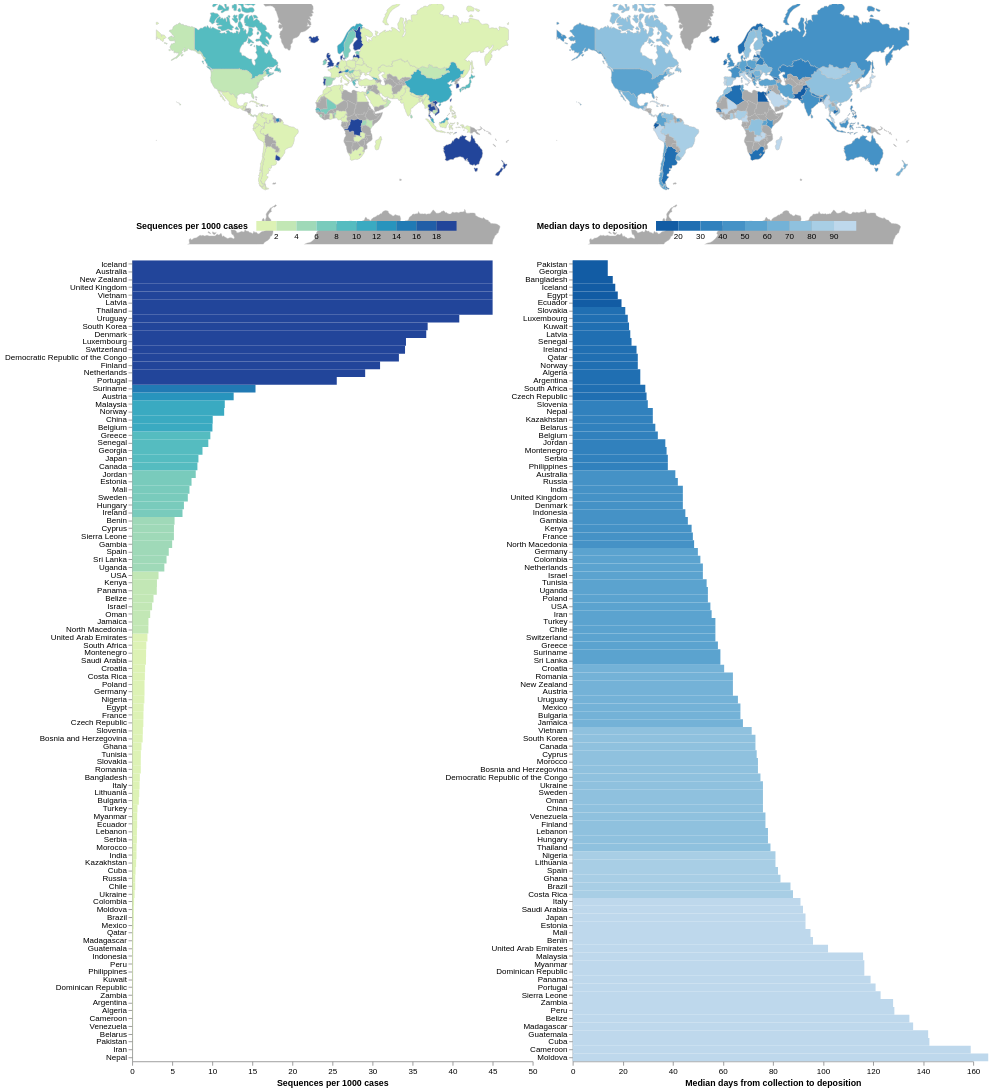

Source (Vega-Lite JSON):
### Vega specification from a JSON file in a GitHub repository (floating-point values rounded to 4 significant figures; data arrays with more than 128 entries replaced by an {"elided": "..."} marker saying what was removed)
{"$schema": "https://vega.github.io/schema/vega/v5.json", "description": "An interactive world map supporting pan and zoom.", "width": 1000, "height": 1300, "padding": 5, "signals": [{"name": "mapWidth", "update": "width / 2"}, {"name": "mapHeight", "update": "height - 1000"}, {"name": "chartXRange", "update": "[0, (width / 2) - 50]"}, {"name": "chartWidth", "update": "(width / 2) - 50"}, {"name": "chartHeight", "update": "height - 300"}, {"name": "chartX", "update": "mapWidth + 50"}, {"name": "chartY", "update": "mapHeight + 20"}, {"name": "tx", "update": "mapWidth / 2"}, {"name": "ty", "update": "mapHeight / 2"}, {"name": "scale", "value": 70, "on": [{"events": "[@seqMap:mouseover, @seqMap:mouseout] > wheel!, [@seqMapRect:mouseover, @seqMapRect:mouseout] > wheel!, [@turnaroundMap:mouseover, @turnaroundMap:mouseout] > wheel!, [@turnaroundMapRect:mouseover, @turnaroundMapRect:mouseout] > wheel!", "update": "clamp(scale * pow(1.0005, -event.deltaY * pow(16, event.deltaMode)), 70, 3000)"}]}, {"name": "angles", "value": [0, 0], "on": [{"events": "mousedown", "update": "[rotateX, centerY]"}]}, {"name": "cloned", "value": null, "on": [{"events": "mousedown", "update": "copy('projection')"}]}, {"name": "start", "value": null, "on": [{"events": "mousedown", "update": "invert(cloned, xy())"}]}, {"name": "drag", "value": null, "on": [{"events": "[@seqMapRect:mousedown, window:mouseup] > window:mousemove, [@seqMap:mousedown, window:mouseup] > window:mousemove, [@turnaroundMapRect:mousedown, window:mouseup] > window:mousemove, [@turnaroundMap:mousedown, window:mouseup] > window:mousemove", "update": "invert(cloned, xy())"}]}, {"name": "delta", "value": null, "on": [{"events": {"signal": "drag"}, "update": "[drag[0] - start[0], start[1] - drag[1]]"}]}, {"name": "rotateX", "value": 0, "on": [{"events": {"signal": "delta"}, "update": "angles[0] + delta[0]"}]}, {"name": "centerY", "value": 0, "on": [{"events": {"signal": "delta"}, "update": "clamp(angles[1] + delta[1], -60, 60)"}]}, {"name": "hoverCountry", "value": null, "on": [{"events": "@seqMap:mouseover, @turnaroundMap:mouseover, rect:mouseover", "update": "datum['Country_Region']"}, {"events": "@seqMap:mouseout, @turnaroundMap:mouseout, rect:mouseout", "update": "null"}, {"events": "@seqLabels:mouseover, @turnaroundLabels:mouseover", "update": "datum.value"}, {"events": "@seqLabels:mouseout, @turnaroundLabels:mouseout", "update": "null"}]}], "projections": [{"name": "projection", "type": "mercator", "scale": {"signal": "scale"}, "rotate": [{"signal": "rotateX"}, 0, 0], "center": [0, {"signal": "centerY"}], "translate": [{"signal": "tx"}, {"signal": "ty"}]}], "data": [{"name": "scores", "values": {"elided": "229 records"}}, {"name": "world", "urll": "https://raw.githubusercontent.com/vega/vega-datasets/master/data/world-110m.json", "format": {"type": "topojson", "feature": "countries"}, "values": {"type": "Topology", "transform": {"scale": [0.0036, 0.001693], "translate": [-180, -85.61]}, "objects": {"land": {"type": "MultiPolygon", "arcs": {"elided": "127 rows, 499 int values in total"}}, "countries": {"type": "GeometryCollection", "geometries": [{"type": "Polygon", "arcs": [[499, 500, 501, 502, 503, 504]], "id": 4}, {"type": "MultiPolygon", "arcs": [[[505, 506, 352, 507]], [[354, 508, 509]]], "id": 24}, {"type": "Polygon", "arcs": [[510, 511, 414, 512, 513, 514]], "id": 8}, {"type": "Polygon", "arcs": [[312, 515, 314, 516, 517]], "id": 784}, {"type": "MultiPolygon", "arcs": [[[518, 11]], [[519, 520, 521, 166, 522, 168, 523, 524]]], "id": 32}, {"type": "Polygon", "arcs": [[525, 526, 527, 528, 529]], "id": 51}, {"type": "MultiPolygon", "arcs": [[[0]], [[1]], [[2]], [[3]], [[4]], [[5]], [[6]], [[530, 531]]], "id": 10}, {"type": "Polygon", "arcs": [[13]], "id": 260}, {"type": "MultiPolygon", "arcs": [[[14]], [[24]]], "id": 36}, {"type": "Polygon", "arcs": [[532, 533, 534, 535, 536, 537, 538]], "id": 40}, {"type": "MultiPolygon", "arcs": [[[539, -528]], [[484, 540, 479, 541, -526, 542, 543]]], "id": 31}, {"type": "Polygon", "arcs": [[544, 545, 546]], "id": 108}, {"type": "Polygon", "arcs": [[547, 548, 549, 550, 437]], "id": 56}, {"type": "Polygon", "arcs": [[551, 552, 553, 554, 366]], "id": 204}, {"type": "Polygon", "arcs": [[555, 556, 557, -553, 558, 559]], "id": 854}, {"type": "Polygon", "arcs": [[560, 561, 289, 562]], "id": 50}, {"type": "Polygon", "arcs": [[563, 404, 564, 565, 566, 567]], "id": 100}, {"type": "MultiPolygon", "arcs": [[[71]], [[73]], [[74]]], "id": 44}, {"type": "Polygon", "arcs": [[568, 569, 570]], "id": 70}, {"type": "Polygon", "arcs": [[571, 572, 573, 574, 575]], "id": 112}, {"type": "Polygon", "arcs": [[576, 145, 577]], "id": 84}, {"type": "Polygon", "arcs": [[578, 579, 580, 581, -525]], "id": 68}, {"type": "Polygon", "arcs": [[-521, 582, -581, 583, 584, 585, 586, 587, 588, 164, 589]], "id": 76}, {"type": "Polygon", "arcs": [[48, 590]], "id": 96}, {"type": "Polygon", "arcs": [[591, 592]], "id": 64}, {"type": "Polygon", "arcs": [[593, 594, 595, 596]], "id": 72}, {"type": "Polygon", "arcs": [[597, 598, 599, 600, 601, 602, 603]], "id": 140}, {"type": "MultiPolygon", "arcs": [[[84]], [[85]], [[86]], [[87]], [[88]], [[96]], [[97]], [[99]], [[101]], [[103]], [[604, 107, 605, 109, 606, 111, 607, 113, 608, 115, 609, 117, 610, 199, 611, 201, 612, 215, 613, 217, 614, 219, 615, 221]], [[616, 223]], [[224]], [[225]], [[226]], [[227]], [[229]], [[230, 617, 232, 618]], [[235]], [[237]], [[238]], [[240]], [[241]], [[485]], [[486]], [[488]], [[489]], [[490]], [[496]], [[497]]], "id": 124}, {"type": "Polygon", "arcs": [[-536, 619, 620, 621]], "id": 756}, {"type": "MultiPolygon", "arcs": [[[-519, 622, 623, 624]], [[-524, 169, 625, 171, 626, -579]]], "id": 152}, {"type": "MultiPolygon", "arcs": [[[64]], [[627, 274, 628, 276, 629, 278, 630, 280, 631, 632, 633, 634, 635, -593, 636, 637, 638, 639, -503, 640, 641, 642, 643, 644, 645]]], "id": 156}, {"type": "Polygon", "arcs": [[369, 646, 647, 648, -556, 649]], "id": 384}, {"type": "Polygon", "arcs": [[650, 651, 652, 359, 653, 654, 655, 656, -604, 657]], "id": 120}, {"type": "Polygon", "arcs": [[658, 659, -545, 660, 661, 662, 663, -508, 353, -510, 664, -602, 665]], "id": 180}, {"type": "Polygon", "arcs": [[-509, 355, 666, -658, -603, -665]], "id": 178}, {"type": "Polygon", "arcs": [[667, 174, 668, 155, 669, -585, 670]], "id": 170}, {"type": "Polygon", "arcs": [[178, 671, 151, 672]], "id": 188}, {"type": "Polygon", "arcs": [[70]], "id": 192}, {"type": "Polygon", "arcs": [[77, 673]], "id": -99}, {"type": "Polygon", "arcs": [[76, -674]], "id": 196}, {"type": "Polygon", "arcs": [[-538, 674, 675, 676]], "id": 203}, {"type": "Polygon", "arcs": [[445, 677, -675, -537, -622, 678, 679, -549, 680, 441, 681]], "id": 276}, {"type": "Polygon", "arcs": [[337, 682, 683, 684]], "id": 262}, {"type": "MultiPolygon", "arcs": [[[92]], [[-682, 442, 685, 444]]], "id": 208}, {"type": "Polygon", "arcs": [[62, 686]], "id": 214}, {"type": "Polygon", "arcs": [[687, 688, 689, 690, 691, 384, 692, 693]], "id": 12}, {"type": "Polygon", "arcs": [[173, -668, 694]], "id": 218}, {"type": "Polygon", "arcs": [[333, 695, 696, 390, 697]], "id": 818}, {"type": "Polygon", "arcs": [[698, 699, 700, 336, -685]], "id": 232}, {"type": "Polygon", "arcs": [[431, 701, 433, 702, 427, 703, 429, 704]], "id": 724}, {"type": "Polygon", "arcs": [[450, 705, 706]], "id": 233}, {"type": "Polygon", "arcs": [[-684, 707, 708, 709, 710, 711, 712, -699]], "id": 231}, {"type": "Polygon", "arcs": [[713, 452, 714, 715, 455, 716, 717]], "id": 246}, {"type": "MultiPolygon", "arcs": [[[18]], [[19]], [[20]]], "id": 242}, {"type": "Polygon", "arcs": [[12]], "id": 238}, {"type": "MultiPolygon", "arcs": [[[82]], [[720, -679, -621, 721, 426, -703, 434, 722, 436, -551]]], "id": 250}, {"type": "Polygon", "arcs": [[718, 719, 163, -589]], "id": -98}, {"type": "Polygon", "arcs": [[356, 723, -651, -667]], "id": 266}, {"type": "MultiPolygon", "arcs": [[[724, 90]], [[725, 726, 727, 728, 729, 730, 731, 732]]], "id": 826}, {"type": "Polygon", "arcs": [[400, 733, -543, -530, 734]], "id": 268}, {"type": "Polygon", "arcs": [[368, -650, -560, 735]], "id": 288}, {"type": "Polygon", "arcs": [[736, 737, 374, 738, 739, 740, -648]], "id": 324}, {"type": "Polygon", "arcs": [[741, 377]], "id": 270}, {"type": "Polygon", "arcs": [[375, 742, -739]], "id": 624}, {"type": "Polygon", "arcs": [[357, -652, -724]], "id": 226}, {"type": "MultiPolygon", "arcs": [[[78]], [[407, 743, 409, 744, 411, 745, 413, -512, 746, -566, 747]]], "id": 300}, {"type": "Polygon", "arcs": [[498]], "id": 304}, {"type": "Polygon", "arcs": [[185, 748, -578, 146, 749, 750]], "id": 320}, {"type": "Polygon", "arcs": [[161, 751, -587, 752]], "id": 328}, {"type": "Polygon", "arcs": [[182, 753, 754, -750, 147, 755, 149, 756]], "id": 340}, {"type": "Polygon", "arcs": [[757, -571, 758, 417, 759, 419, 760, 761]], "id": 191}, {"type": "Polygon", "arcs": [[-687, 63]], "id": 332}, {"type": "Polygon", "arcs": [[-533, 762, 763, 764, 765, -762, 766]], "id": 348}, {"type": "MultiPolygon", "arcs": [[[26]], [[767, 30]], [[31]], [[32]], [[35]], [[36]], [[39]], [[40]], [[768, 43]], [[44]], [[45]], [[769, 50]], [[46]]], "id": 360}, {"type": "Polygon", "arcs": [[-639, 770, -637, -592, -636, 771, -563, 290, 772, 292, 773, 294, 774, 296, 775]], "id": 356}, {"type": "Polygon", "arcs": [[91, -725]], "id": 372}, {"type": "Polygon", "arcs": [[776, -505, 777, 300, 778, 302, 779, 780, 781, -540, -527, -542, 480]], "id": 364}, {"type": "Polygon", "arcs": [[782, 783, 784, 785, 786, -781, 787]], "id": 368}, {"type": "Polygon", "arcs": [[100]], "id": 352}, {"type": "Polygon", "arcs": [[788, 789, -698, 391, 790, 791, 792]], "id": 376}, {"type": "MultiPolygon", "arcs": [[[79]], [[80]], [[793, 421, 794, 423, 795, 425, -722, -620, -535]]], "id": 380}, {"type": "Polygon", "arcs": [[61]], "id": 388}, {"type": "Polygon", "arcs": [[796, -785, 797, 332, -790, 798, -793]], "id": 400}, {"type": "MultiPolygon", "arcs": [[[75]], [[81]], [[83]]], "id": 392}, {"type": "Polygon", "arcs": [[799, 800, 482, 801, -643, 802]], "id": 398}, {"type": "Polygon", "arcs": [[342, 803, 804, 805, -710, 806]], "id": 404}, {"type": "Polygon", "arcs": [[-803, -642, 807, 808]], "id": 417}, {"type": "Polygon", "arcs": [[809, 810, 811, 283]], "id": 116}, {"type": "Polygon", "arcs": [[265, 812, 267, 813]], "id": 410}, {"type": "Polygon", "arcs": [[-515, 814, 815, 816]], "id": 383}, {"type": "Polygon", "arcs": [[304, 817, -783]], "id": 414}, {"type": "Polygon", "arcs": [[818, 819, -634, 820, -811]], "id": 418}, {"type": "Polygon", "arcs": [[-791, 392, 821]], "id": 422}, {"type": "Polygon", "arcs": [[370, 822, 372, 823, -737, -647]], "id": 430}, {"type": "Polygon", "arcs": [[824, -694, 825, 388, 826, -697, 827, 828]], "id": 434}, {"type": "Polygon", "arcs": [[52]], "id": 144}, {"type": "Polygon", "arcs": [[829]], "id": 426}, {"type": "Polygon", "arcs": [[830, 448, 831, -572, 832]], "id": 440}, {"type": "Polygon", "arcs": [[-680, -721, -550]], "id": 442}, {"type": "Polygon", "arcs": [[449, -707, 833, -573, -832]], "id": 428}, {"type": "Polygon", "arcs": [[-692, 834, 835, 836, 837, 383]], "id": 504}, {"type": "Polygon", "arcs": [[838, 839]], "id": 498}, {"type": "Polygon", "arcs": [[23]], "id": 450}, {"type": "Polygon", "arcs": [[840, -577, -749, 186, 841, 188, 842, 190, 843, 192, 844, 194, 845]], "id": 484}, {"type": "Polygon", "arcs": [[-817, 846, -567, -747, -511]], "id": 807}, {"type": "Polygon", "arcs": [[847, -689, 848, -557, -649, -741, 849]], "id": 466}, {"type": "Polygon", "arcs": [[287, -561, -772, -635, -820, 850]], "id": 104}, {"type": "Polygon", "arcs": [[416, -759, -570, 851, -815, -514, 852]], "id": 499}, {"type": "Polygon", "arcs": [[853, -645]], "id": 496}, {"type": "Polygon", "arcs": [[854, 344, 855, 856, 347, 857, 858, 859, 860, 861, 862]], "id": 508}, {"type": "Polygon", "arcs": [[863, 379, 864, -690, -848]], "id": 478}, {"type": "Polygon", "arcs": [[-863, 865, 866]], "id": 454}, {"type": "MultiPolygon", "arcs": [[[285, 867]], [[-770, 47, -591, 49]]], "id": 458}, {"type": "Polygon", "arcs": [[351, -507, 868, -595, 869]], "id": 516}, {"type": "Polygon", "arcs": [[17]], "id": 540}, {"type": "Polygon", "arcs": [[-558, -849, -688, -825, 870, -656, 871, -554]], "id": 562}, {"type": "Polygon", "arcs": [[361, 872, 363, 873, 365, -555, -872, -655]], "id": 566}, {"type": "Polygon", "arcs": [[179, 874, 181, -757, 150, -672]], "id": 558}, {"type": "Polygon", "arcs": [[-681, -548, 438, 875, 440]], "id": 528}, {"type": "MultiPolygon", "arcs": [[[876, -718, 877, 457, 878, 459, 879, 461]], [[487]], [[492]], [[493]]], "id": 578}, {"type": "Polygon", "arcs": [[-771, -638]], "id": 524}, {"type": "MultiPolygon", "arcs": [[[15]], [[16]]], "id": 554}, {"type": "MultiPolygon", "arcs": [[[880, 319, 881, 882, 883, -517, 315, 884, 317]], [[-516, 313]]], "id": 512}, {"type": "Polygon", "arcs": [[-640, -776, 297, 885, 299, -778, -504]], "id": 586}, {"type": "Polygon", "arcs": [[175, 886, 177, -673, 152, 887, 154, -669]], "id": 591}, {"type": "Polygon", "arcs": [[-627, 172, -695, -671, -584, -580]], "id": 604}, {"type": "MultiPolygon", "arcs": [[[51]], [[54]], [[55]], [[56]], [[57]], [[58]], [[59]]], "id": 608}, {"type": "MultiPolygon", "arcs": [[[37]], [[38]], [[-769, 42]], [[41]]], "id": 598}, {"type": "Polygon", "arcs": [[-678, 446, 888, -833, -576, 889, 890, -676]], "id": 616}, {"type": "Polygon", "arcs": [[60]], "id": 630}, {"type": "Polygon", "arcs": [[262, 891, 264, -814, 892, 269, 893, 271, 894, 273, -628, 895]], "id": 408}, {"type": "Polygon", "arcs": [[-705, 430]], "id": 620}, {"type": "Polygon", "arcs": [[-582, -583, -520]], "id": 600}, {"type": "Polygon", "arcs": [[-799, -789]], "id": 275}, {"type": "Polygon", "arcs": [[308, 896, 310, 897]], "id": 634}, {"type": "Polygon", "arcs": [[898, -840, 899, 403, -564, 900, -765]], "id": 642}, {"type": "MultiPolygon", "arcs": [[[89]], [[-889, 447, -831]], [[102]], [[104]], [[105]], [[228]], [[234]], [[236]], [[239]], [[901, 243, 902, 245, 903, 247, 904, 249, 905, 251, 906, 253, 907, 255, 908, 257, 909, 259, 910, 261, -896, -646, -854, -644, -802, 483, -544, -734, 401, 911, -574, -834, -706, 451, -714, -877, 912, 913, 914, 915, 464, 916, 466, 917, 468, 918, 470, 919, 920, 473, 921, 475, 922, 477]], [[491]], [[494]], [[495]]], "id": 643}, {"type": "Polygon", "arcs": [[923, -546, -660, 924]], "id": 646}, {"type": "Polygon", "arcs": [[-691, -865, 380, -835]], "id": 732}, {"type": "Polygon", "arcs": [[925, 329, 926, 331, -798, -784, -818, 305, 927, 307, -898, 311, -518, -884, 928]], "id": 682}, {"type": "Polygon", "arcs": [[-599, 929, -828, -696, 334, -700, -713, 930, 931, 932]], "id": 729}, {"type": "Polygon", "arcs": [[-711, -806, 933, -666, -601, 934, -932, 935]], "id": 728}, {"type": "Polygon", "arcs": [[378, -864, -850, -740, -743, 376, -742]], "id": 686}, {"type": "MultiPolygon", "arcs": [[[25]], [[27]], [[28]], [[33]], [[34]]], "id": 90}, {"type": "Polygon", "arcs": [[373, -738, -824]], "id": 694}, {"type": "Polygon", "arcs": [[184, -751, -755, 936]], "id": 222}, {"type": "Polygon", "arcs": [[-708, -683, 338, 937, 340, 938]], "id": 232}, {"type": "Polygon", "arcs": [[-807, -709, -939, 341]], "id": 706}, {"type": "Polygon", "arcs": [[-568, -847, -816, -852, -569, -758, -766, -901]], "id": 688}, {"type": "Polygon", "arcs": [[162, -720, 939, -588, -752]], "id": 740}, {"type": "Polygon", "arcs": [[-891, 940, -763, -539, -677]], "id": 703}, {"type": "Polygon", "arcs": [[-534, -767, -761, 420, -794]], "id": 705}, {"type": "Polygon", "arcs": [[-878, -717, 456]], "id": 752}, {"type": "Polygon", "arcs": [[941, -859]], "id": 748}, {"type": "Polygon", "arcs": [[-797, -792, -822, 393, 942, -786]], "id": 760}, {"type": "Polygon", "arcs": [[-871, -829, -930, -598, -657]], "id": 148}, {"type": "Polygon", "arcs": [[-736, -559, -552, 367]], "id": 768}, {"type": "Polygon", "arcs": [[284, -868, 286, -851, -819, -810]], "id": 764}, {"type": "Polygon", "arcs": [[-808, -641, -502, 943]], "id": 762}, {"type": "Polygon", "arcs": [[-777, 481, -801, 944, -500]], "id": 795}, {"type": "Polygon", "arcs": [[29, -768]], "id": 626}, {"type": "Polygon", "arcs": [[53]], "id": 780}, {"type": "Polygon", "arcs": [[-693, 385, 945, 387, -826]], "id": 788}, {"type": "MultiPolygon", "arcs": [[[399, -735, -529, -782, -787, -943, 394, 946, 947, 397, 948]], [[949, -748, -565, 405]]], "id": 792}, {"type": "Polygon", "arcs": [[72]], "id": 158}, {"type": "Polygon", "arcs": [[-804, 343, -855, -867, 950, -663, 951, -661, -547, -924, 952]], "id": 834}, {"type": "Polygon", "arcs": [[-925, -659, -934, -805, -953]], "id": 800}, {"type": "Polygon", "arcs": [[-912, 402, -900, -839, -899, -764, -941, -890, -575]], "id": 804}, {"type": "Polygon", "arcs": [[-590, 165, -522]], "id": 858}, {"type": "MultiPolygon", "arcs": [[[65]], [[66]], [[67]], [[68]], [[69]], [[118, 953, 120, 954, 122, 955, 124, 956, 126, 957, 128, 958, 130, 959, 132, 960, 134, 961, 136, 962, 138, 963, 140, 964, 142, -846, 195, 965, 966, 967, 968, 969, -611]], [[93]], [[95]], [[98]], [[-613, 202, 970, 204, 971, 206, 972, 208, 973, 210, 974, 212, 975, 214]]], "id": 840}, {"type": "Polygon", "arcs": [[-945, -800, -809, -944, -501]], "id": 860}, {"type": "Polygon", "arcs": [[156, 976, 158, 977, 160, -753, -586, -670]], "id": 862}, {"type": "Polygon", "arcs": [[282, -812, -821, -633]], "id": 704}, {"type": "MultiPolygon", "arcs": [[[21]], [[22]]], "id": 548}, {"type": "Polygon", "arcs": [[321, 978, 323, 979, 325, 980, 327, -929, -883, 981]], "id": 887}, {"type": "Polygon", "arcs": [[982, 350, -870, -594, 983, -860, -942, -858, 348], [-830]], "id": 710}, {"type": "Polygon", "arcs": [[-866, -862, 984, -596, -869, -506, -664, -951]], "id": 894}, {"type": "Polygon", "arcs": [[-984, -597, -985, -861]], "id": 716}]}}, "arcs": {"elided": "985 rows, 19170 int values in total"}}, "transform": [{"type": "lookup", "from": "scores", "key": "UID", "fields": ["id"], "values": ["cases", "sequences_per_case", "Country_Region", "median_turnaround_days"]}, {"type": "formula", "as": "sequences_per_1000cases", "expr": "datum.sequences_per_case * 1000"}, {"type": "formula", "as": "log_sequences_per_1000cases", "expr": "log(datum.sequences_per_1000cases) / LN10"}]}, {"name": "seqData", "source": "world", "transform": [{"type": "filter", "expr": "datum.cases > 500"}, {"type": "filter", "expr": "datum.sequences_per_case != null"}, {"type": "filter", "expr": "datum.sequences_per_1000cases > 0.01"}, {"type": "collect", "sort": {"field": "sequences_per_case"}}]}, {"name": "turnaroundData", "source": "world", "transform": [{"type": "filter", "expr": "datum.cases > 500"}, {"type": "filter", "expr": "datum.median_turnaround_days != null"}, {"type": "collect", "sort": {"field": ["median_turnaround_days"], "order": ["descending"]}}]}, {"name": "graticule", "transform": [{"type": "graticule", "step": [15, 15]}]}], "scales": [{"name": "sequence_color", "type": "quantize", "domain": [0, 20], "range": {"scheme": "yellowgreenblue", "count": 10}}, {"name": "turnaround_color", "type": "quantize", "domain": [10, 100], "range": {"scheme": "blues", "count": 9}, "reverse": true}], "marks": [{"type": "group", "encode": {"update": {"width": {"signal": "width"}, "height": {"signal": "height"}}}, "marks": [{"name": "seqMapGroup", "type": "group", "signals": [{"name": "width", "update": "mapWidth"}, {"name": "height", "update": "mapHeight"}], "encode": {"enter": {"clip": {"value": true}}, "update": {"x": {"value": 0}, "width": {"signal": "mapWidth"}, "height": {"signal": "mapHeight"}}}, "marks": [{"name": "seqMapRect", "type": "rect", "encode": {"enter": {"x": {"value": 0}, "y": {"value": 0}, "fill": {"value": "#fff"}}, "update": {"width": {"signal": "mapWidth"}, "height": {"signal": "mapHeight"}}}}, {"name": "seqMap", "type": "shape", "from": {"data": "world"}, "encode": {"update": {"tooltip": {"signal": "{'Location': datum['Country_Region'], 'Sequences per 1000 cases': format(datum.sequences_per_1000cases, '.3'), 'Median days to deposition': if(datum['median_turnaround_days'] === null, 'N/A', datum['median_turnaround_days'])}"}, "fill": [{"test": "datum.sequences_per_case === null || datum.sequences_per_case === 0", "value": "#AAA"}, {"scale": "sequence_color", "field": "sequences_per_1000cases"}], "strokeWidth": [{"test": "datum['Country_Region'] !== null && hoverCountry === datum['Country_Region']", "value": 1}, {"value": 0.5}], "stroke": [{"test": "datum['Country_Region'] !== null && hoverCountry === datum['Country_Region']", "value": "#444"}, {"value": "#bbb"}], "zindex": [{"test": "datum['Country_Region'] !== null && hoverCountry === datum['Country_Region']", "value": 3}, {"value": 1}]}}, "transform": [{"type": "geoshape", "projection": "projection"}]}], "legends": [{"title": "Sequences per 1000 cases", "fill": "sequence_color", "format": "d", "orient": "bottom-left", "offset": 5, "type": "gradient", "gradientLength": 250, "gradientThickness": 12, "titlePadding": 10, "titleOrient": "left", "titleAnchor": "end", "direction": "horizontal"}]}, {"name": "turnaroundMapGroup", "type": "group", "signals": [{"name": "width", "update": "mapWidth"}, {"name": "height", "update": "mapHeight"}], "encode": {"enter": {"clip": {"value": true}}, "update": {"x": {"signal": "mapWidth"}, "width": {"signal": "mapWidth"}, "height": {"signal": "mapHeight"}}}, "marks": [{"name": "turnaroundMapRect", "type": "rect", "encode": {"enter": {"x": {"value": 0}, "y": {"value": 0}, "fill": {"value": "#fff"}}, "update": {"width": {"signal": "mapWidth"}, "height": {"signal": "mapHeight"}}}}, {"name": "turnaroundMap", "type": "shape", "from": {"data": "world"}, "encode": {"update": {"tooltip": {"signal": "{'Location': datum['Country_Region'], 'Sequences per 1000 cases': format(datum.sequences_per_1000cases, '.3'), 'Median days to deposition': if(datum['median_turnaround_days'] === null, 'N/A', datum['median_turnaround_days'])}"}, "fill": [{"test": "datum.median_turnaround_days === null", "value": "#AAA"}, {"scale": "turnaround_color", "field": "median_turnaround_days"}], "strokeWidth": [{"test": "datum['Country_Region'] !== null && hoverCountry === datum['Country_Region']", "value": 1}, {"value": 0.5}], "stroke": [{"test": "datum['Country_Region'] !== null && hoverCountry === datum['Country_Region']", "value": "#444"}, {"value": "#bbb"}], "zindex": [{"test": "datum['Country_Region'] !== null && hoverCountry === datum['Country_Region']", "value": 3}, {"value": 1}]}}, "transform": [{"type": "geoshape", "projection": "projection"}]}], "legends": [{"title": "Median days to deposition", "fill": "turnaround_color", "orient": "bottom-left", "offset": 5, "type": "gradient", "gradientLength": 250, "gradientThickness": 12, "titlePadding": 10, "titleOrient": "left", "titleAnchor": "end", "direction": "horizontal"}]}, {"type": "group", "encode": {"enter": {"clip": {"value": false}}, "update": {"x": {"value": 0}, "y": {"signal": "chartY"}, "width": {"signal": "chartWidth"}, "height": {"signal": "chartHeight"}}}, "scales": [{"name": "xscale", "domain": [0, 50], "nice": true, "range": [0, 500]}, {"name": "yscale", "type": "band", "range": [{"signal": "chartHeight"}, 0], "domain": {"data": "seqData", "field": "Country_Region"}}], "axes": [{"orient": "bottom", "scale": "xscale", "title": "Sequences per 1000 cases"}, {"orient": "left", "scale": "yscale", "encode": {"labels": {"name": "seqLabels", "interactive": true, "update": {"fontWeight": [{"test": "hoverCountry === datum.value", "value": "bold"}, {"value": "normal"}]}}}}], "marks": [{"type": "rect", "from": {"data": "seqData"}, "clip": true, "encode": {"enter": {"x": {"scale": "xscale", "value": 0.01}, "x2": {"scale": "xscale", "field": "sequences_per_1000cases"}, "y": {"scale": "yscale", "field": "Country_Region"}, "height": {"scale": "yscale", "band": 1}, "fill": {"scale": "sequence_color", "field": "sequences_per_1000cases"}, "stroke": {"value": "#000"}, "tooltip": {"signal": "{'Location': datum['Country_Region'], 'Sequences per 1000 cases': format(datum.sequences_per_1000cases, '.3'), 'Median days to deposition': if(datum['median_turnaround_days'] === null, 'N/A', datum['median_turnaround_days'])}"}}, "update": {"strokeWidth": [{"test": "hoverCountry === datum['Country_Region']", "value": 1}, {"value": 0}], "zindex": [{"test": "hoverCountry === datum['Country_Region']", "value": 3}, {"value": 1}]}}}]}, {"type": "group", "encode": {"enter": {"clip": {"value": false}}, "update": {"x": {"signal": "chartX"}, "y": {"signal": "chartY"}, "width": {"signal": "chartWidth"}, "height": {"signal": "chartHeight"}}}, "scales": [{"name": "xscale", "domain": [10, 150], "nice": true, "range": [0, 500]}, {"name": "yscale", "type": "band", "range": [{"signal": "chartHeight"}, 0], "domain": {"data": "turnaroundData", "field": "Country_Region"}}], "axes": [{"orient": "bottom", "scale": "xscale", "title": "Median days from collection to deposition"}, {"orient": "left", "scale": "yscale", "encode": {"labels": {"name": "turnaroundLabels", "interactive": true, "update": {"fontWeight": [{"test": "hoverCountry === datum.value", "value": "bold"}, {"value": "normal"}]}}}}], "marks": [{"type": "rect", "from": {"data": "turnaroundData"}, "encode": {"enter": {"x": {"scale": "xscale", "value": 0.01}, "x2": {"scale": "xscale", "field": "median_turnaround_days"}, "y": {"scale": "yscale", "field": "Country_Region"}, "height": {"scale": "yscale", "band": 1}, "fill": {"scale": "turnaround_color", "field": "median_turnaround_days"}, "stroke": {"value": "#000"}, "tooltip": {"signal": "{'Location': datum['Country_Region'], 'Sequences per 1000 cases': format(datum.sequences_per_1000cases, '.3'), 'Median days to deposition': if(datum['median_turnaround_days'] === null, 'N/A', datum['median_turnaround_days'])}"}}, "update": {"strokeWidth": [{"test": "hoverCountry === datum['Country_Region']", "value": 1}, {"value": 0}], "zindex": [{"test": "hoverCountry === datum['Country_Region']", "value": 3}, {"value": 1}]}}}]}]}], "config": {"legend": {"layout": {"anchor": "middle"}}}}
